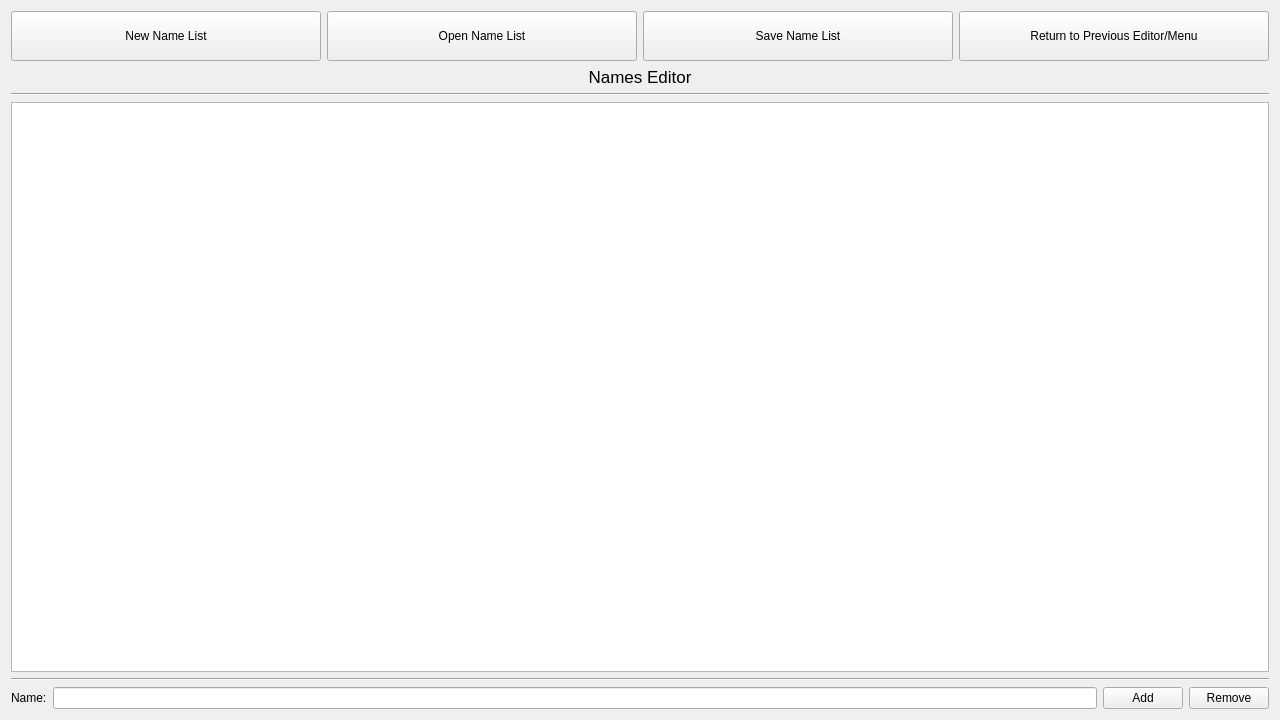
<?xml version="1.0" encoding="UTF-8"?>
<ui version="4.0">
 <class>NameListEditor</class>
 <widget class="QWidget" name="NameListEditor">
  <property name="geometry">
   <rect>
    <x>0</x>
    <y>0</y>
    <width>1280</width>
    <height>720</height>
   </rect>
  </property>
  <property name="windowTitle">
   <string>Form</string>
  </property>
  <layout class="QGridLayout" name="gridLayout">
   <item row="0" column="0">
    <layout class="QHBoxLayout" name="horizontalLayout">
     <item>
      <widget class="QPushButton" name="button_NewNameList">
       <property name="minimumSize">
        <size>
         <width>0</width>
         <height>50</height>
        </size>
       </property>
       <property name="text">
        <string>New Name List</string>
       </property>
      </widget>
     </item>
     <item>
      <widget class="QPushButton" name="button_OpenNameList">
       <property name="minimumSize">
        <size>
         <width>0</width>
         <height>50</height>
        </size>
       </property>
       <property name="text">
        <string>Open Name List</string>
       </property>
      </widget>
     </item>
     <item>
      <widget class="QPushButton" name="button_SaveNameList">
       <property name="minimumSize">
        <size>
         <width>0</width>
         <height>50</height>
        </size>
       </property>
       <property name="text">
        <string>Save Name List</string>
       </property>
      </widget>
     </item>
     <item>
      <widget class="QPushButton" name="button_ReturnToPrevious">
       <property name="minimumSize">
        <size>
         <width>0</width>
         <height>50</height>
        </size>
       </property>
       <property name="text">
        <string>Return to Previous Editor/Menu</string>
       </property>
      </widget>
     </item>
    </layout>
   </item>
   <item row="5" column="0">
    <layout class="QHBoxLayout" name="horizontalLayout_2">
     <item>
      <widget class="QLabel" name="label">
       <property name="text">
        <string>Name:</string>
       </property>
      </widget>
     </item>
     <item>
      <widget class="QLineEdit" name="line_Name"/>
     </item>
     <item>
      <widget class="QPushButton" name="button_addName">
       <property name="text">
        <string>Add</string>
       </property>
      </widget>
     </item>
     <item>
      <widget class="QPushButton" name="button_removeName">
       <property name="text">
        <string>Remove</string>
       </property>
      </widget>
     </item>
    </layout>
   </item>
   <item row="3" column="0">
    <widget class="QListWidget" name="list_Names"/>
   </item>
   <item row="1" column="0">
    <widget class="QLabel" name="label_2">
     <property name="font">
      <font>
       <pointsize>13</pointsize>
      </font>
     </property>
     <property name="text">
      <string>Names Editor</string>
     </property>
     <property name="alignment">
      <set>Qt::AlignCenter</set>
     </property>
    </widget>
   </item>
   <item row="2" column="0">
    <widget class="Line" name="line">
     <property name="orientation">
      <enum>Qt::Horizontal</enum>
     </property>
    </widget>
   </item>
   <item row="4" column="0">
    <widget class="Line" name="line_2">
     <property name="orientation">
      <enum>Qt::Horizontal</enum>
     </property>
    </widget>
   </item>
  </layout>
 </widget>
 <resources/>
 <connections/>
</ui>
